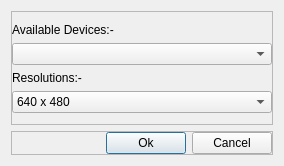
<?xml version="1.0" encoding="UTF-8"?>
<ui version="4.0">
 <class>VideoDevicesClass</class>
 <widget class="QDialog" name="VideoDevicesClass">
  <property name="geometry">
   <rect>
    <x>0</x>
    <y>0</y>
    <width>284</width>
    <height>153</height>
   </rect>
  </property>
  <property name="windowTitle">
   <string>VideoDevices</string>
  </property>
  <layout class="QGridLayout" name="gridLayout_3">
   <item row="0" column="0">
    <widget class="QFrame" name="frame">
     <property name="frameShape">
      <enum>QFrame::StyledPanel</enum>
     </property>
     <property name="frameShadow">
      <enum>QFrame::Raised</enum>
     </property>
     <layout class="QGridLayout" name="gridLayout">
      <property name="leftMargin">
       <number>0</number>
      </property>
      <property name="rightMargin">
       <number>0</number>
      </property>
      <item row="0" column="0">
       <widget class="QLabel" name="lblVideoDevice">
        <property name="text">
         <string>Available Devices:-</string>
        </property>
       </widget>
      </item>
      <item row="1" column="0">
       <widget class="QComboBox" name="cmbDevices"/>
      </item>
      <item row="2" column="0">
       <widget class="QLabel" name="lblResolutions">
        <property name="text">
         <string>Resolutions:-</string>
        </property>
       </widget>
      </item>
      <item row="3" column="0">
       <widget class="QComboBox" name="cmbResolutions">
        <item>
         <property name="text">
          <string>640 x 480</string>
         </property>
        </item>
        <item>
         <property name="text">
          <string>720 x 480</string>
         </property>
        </item>
        <item>
         <property name="text">
          <string>720 x 526</string>
         </property>
        </item>
        <item>
         <property name="text">
          <string>1230 x 720</string>
         </property>
        </item>
        <item>
         <property name="text">
          <string>1920 x 1080</string>
         </property>
        </item>
       </widget>
      </item>
     </layout>
    </widget>
   </item>
   <item row="1" column="0">
    <widget class="QFrame" name="frame_2">
     <property name="frameShape">
      <enum>QFrame::StyledPanel</enum>
     </property>
     <property name="frameShadow">
      <enum>QFrame::Raised</enum>
     </property>
     <layout class="QGridLayout" name="gridLayout_2">
      <property name="margin">
       <number>0</number>
      </property>
      <item row="0" column="1">
       <widget class="QPushButton" name="btnOk">
        <property name="text">
         <string>Ok</string>
        </property>
       </widget>
      </item>
      <item row="0" column="2">
       <widget class="QPushButton" name="btnCancel">
        <property name="text">
         <string>Cancel</string>
        </property>
       </widget>
      </item>
      <item row="0" column="0">
       <spacer name="horizontalSpacer">
        <property name="orientation">
         <enum>Qt::Horizontal</enum>
        </property>
        <property name="sizeHint" stdset="0">
         <size>
          <width>40</width>
          <height>20</height>
         </size>
        </property>
       </spacer>
      </item>
     </layout>
    </widget>
   </item>
  </layout>
 </widget>
 <layoutdefault spacing="6" margin="11"/>
 <resources/>
 <connections/>
</ui>
